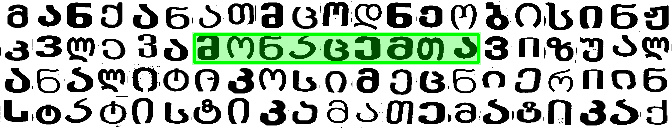
#> input picture collage_full_v_r1.png, 672 x 128 px; its folder holds 6 pictures in this run
$ jupyter execute --allow-errors georgian_letters_collage.ipynb
#> lines starting #> are read from the running program, lines starting #| are printed output that depends on the picture; after the words box and inside, x2 and y2 are one past the last pixel; in counts of white or black regions, pixels touching at a corner belong together
[cell 1]
import cv2
import os
import numpy as np
import random

[cell 2]
dir_name = "georgian_letters/"
#> (the rest of this cell did not finish here and is left out)

[cell 3]
def collage_by_string(string):
    letters_dict = {}
    string_collage = []

    for a in string:
        letters_dict[a] = []
        for d in dir_list:
            if a in d:
                letters_dict[a].append(cv2.imread(dir_name + d, cv2.IMREAD_GRAYSCALE))
        string_collage.append(random.choice(letters_dict[a]))

    return string_collage

# Iteration 1

[cell 4]
# მონაცემთა მეცნიერი = data scientist

str_1 = "მონაცემთა"
str_2 = "მეცნიერი"

#> (a cell that did not finish here is left out)

#> (a cell that did not finish here is left out)


[cell 7]
im_1 = cv2.imread("collage_str_1.png", cv2.IMREAD_GRAYSCALE)
im_2 = cv2.imread("collage_str_2.png", cv2.IMREAD_GRAYSCALE)

[cell 8]
# create a white rectangle 32x32

img = np.ones((32, 32), dtype = np.uint8)
white_im = 255 * img

white_im.shape

[cell 9]
# cv2.imwrite("white_space.png", white_im)

[cell 10]
# cv2.imwrite("collage_str_2+.png", np.hstack([white_im] + collage_by_string(str_2)))

#> (a cell that did not finish here is left out)


[cell 12]
im_collage = cv2.imread("collage_str_1&2.png", cv2.IMREAD_GRAYSCALE)
#> (the rest of this cell did not finish here and is left out)

[cell 13]
scale_rate = 3.5
# width = int(img.shape[1] * scale_rate)
# height = int(img.shape[0] * scale_rate)
# dim = (width, height)

# resize image
#> (the rest of this cell did not finish here and is left out)

#> (a cell that did not finish here is left out)

[cell 15]
# create a white rectangle 396 x 1584
img = np.ones((396, 1584), dtype = np.uint8)
white_rec = 255 * img

white_rec.shape

[cell 16]
(1584 - 1152) // 2

[cell 17]
(396 - 224) // 2

[cell 18]
# create a white rectangle 396 x 1584
img = np.ones((396, 1584), dtype = np.uint8)
white_rec = 255 * img

x_offset = 400
y_offset = 86

#> (the rest of this cell did not finish here and is left out)

# Iteration 2

to fill the whole rectangle with various letters / words, but to highlight the DATA SCIENTIST words
(to color 2 rectangles and its borders in two colors?)

## 2.1. Creating the mosaic of letters

[cell 19]
"მონაცემთა მეცნიერი" # data scientist +

"მონაცემთა ანალიტიკოსი" # data analyst
"მონაცემთა ვიზუალიზაცია" # data visualization +
"სტატისტიკური ანალიზი" # statistical analysis
"ანალიტიკა" # analytics
"სტატისტიკა" # statistics +
"მანქანათმცოდნეობა" # machine learning -
"მანქანათმცოდნეობის ინჟინერი" # machine learning engineer +
"კვლევა" # research +
"მათემატიკა" # mathematics +
"ინტელექტი" # intelligence
"ხელოვნური ინტელექტი" # artificial intelligence
"ქსელი" # network

[cell 20]
"""
მანქანათმცოდნეობისინჟ ინერი - machine learning engineer
კვლევამონაცემთავიზუალ იზაცია - research + data + visualization
ანალიტიკოსიმეცნიერიინ ტელექტი - analyst + scientist + intelligence
სტატისტიკამათემატიკაქ სელი - statistics + mathematics + network
"""
# 4x21

[cell 21]
georgian_mosaic = [
    "მანქანათმცოდნეობისინჟ",
    "კვლევამონაცემთავიზუალ",
    "ანალიტიკოსიმეცნიერიინ",
    "სტატისტიკამათემატიკაქ"
]

letters = {}

for s in georgian_mosaic:
    for a in s:
        if a not in letters.keys():
            letters[a] = 1
        else:
            letters[a] += 1

sorted(letters.items(), key=lambda x: -x[1])

[cell 22]
collage_list = []

#> (the rest of this cell did not finish here and is left out)

    collage_list.append(cv2.imread("collage_full_"+str(i)+".png", cv2.IMREAD_GRAYSCALE))

cv2.imwrite("collage_full_v.png", np.vstack(collage_list))

## 2.2. Adding highligth rectangles

[cell 23]
def drawing_rectangle_w_border(image_path, new_image_path, color, x, y, w, h, alpha, thickness):
    '''
    image_path -
    new_image_path -
    color - (B, G, R)
    x, y, w, h - Rectangle parameters
    alpha - Transparency factor
    thickness -
    '''
    mosaic_im = cv2.imread(image_path)

    # 1. Rectangle
    overlay = mosaic_im.copy()
    # A filled rectangle
    cv2.rectangle(overlay, (x, y), (x+w, y+h), color, -1)

    # Following line overlays transparent rectangle over the image
    mosaic_im_1 = cv2.addWeighted(overlay, alpha, mosaic_im, 1 - alpha, 0)

    # 2. Border
    start_point = (x + thickness, y + thickness)
    end_point = (x + w - thickness, y + h - thickness)
    mosaic_im_2 = cv2.rectangle(mosaic_im_1, start_point, end_point, color, thickness)

    cv2.imwrite(new_image_path, mosaic_im_2)

[cell 24]
# coordinates of 1st frame ("data"): (6x32, 1x32)
# coordinates of 2nd frame ("scientist"): (11x32, 2x32)

[cell 25]
step = 32

[cell 26]
# First rectangle: green for "data"

image_path = "collage_full_v.png"
new_image_path = "collage_full_v_r1.png"
color = (0, 255, 0)
x, y, w, h = 6*32, 1*32, 9*32, 1*32
alpha = 0.3
thickness = 2

#> (the rest of this cell did not finish here and is left out)

[cell 27]
# Second rectangle: yellow for "scientist"

image_path = "collage_full_v_r1.png"
new_image_path = "collage_full_v_r2.png"
color = (0, 222, 255)
x, y, w, h = 11*32, 2*32, 8*32, 1*32
alpha = 0.3
thickness = 2

drawing_rectangle_w_border(image_path, new_image_path, color, x, y, w, h, alpha, thickness)
#> call 2 of drawing_rectangle_w_border, with image_path = 'collage_full_v_r1.png', new_image_path = 'collage_full_v_r2.png', color = (0, 222, 255), x = 352, y = 64, w = 256, h = 32, alpha = 0.3
#> in drawing_rectangle_w_border, mosaic_im is the input picture: shape (128, 672, 3); mean B, G, R 173.1, 185.4, 173.1
#> in drawing_rectangle_w_border (call 2), `cv2.rectangle(overlay, (x, y), (x+w, y+h), color, -1)`:
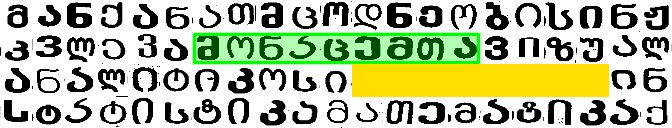
#> overlay: shape (128, 672, 3); 9.86% of pixels changed, all inside (x1, y1, x2, y2) = (352, 64, 609, 97)
#> in drawing_rectangle_w_border (call 2), `mosaic_im_1 = cv2.addWeighted(overlay, alpha, mosaic_im, 1 - alpha, 0)`:
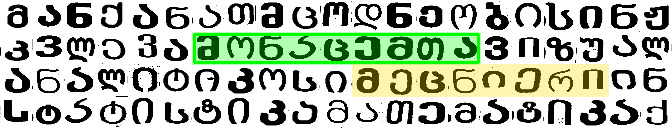
#> mosaic_im_1: shape (128, 672, 3); mean B, G, R 167.4, 186.3, 174.9

[cell 28]
# color wheel:
# https://www.colorspire.com/rgb-color-wheel/

# Green: RGB = (0, 255, 0)
# Yellow: RGB = (255, 255, 0)
# Light-Blue: RGB = (0, 127, 255)
# Orange: RGB = (255, 127, 0)

# RGB -> (B, G, R)

## 2.3 Cropping by the-background-photo size

[cell 29]
# 1584 (w) x 396 (h) pixels (recommended)

# https://www.linkedin.com/help/linkedin/answer/a568217/add-or-change-the-background-photo-on-your-profile

[cell 30]
collage_im = cv2.imread("collage_full_v_r2.png")
# [6 lines of commented-out code are left out]
resized = cv2.resize(collage_im, (1584, 396), interpolation = cv2.INTER_AREA)
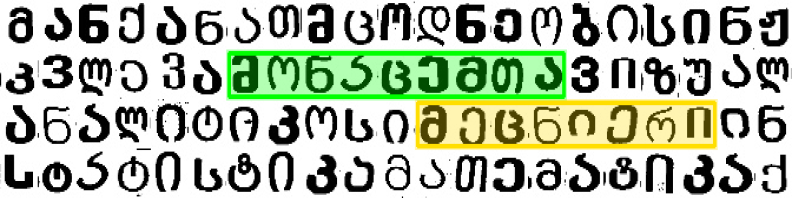
#> resized: shape (396, 1584, 3) (shown at 1/2 size); mean B, G, R 163.9, 185.9, 175
cv2.imwrite("collage_full_v_r2_resized.png", resized)
#> Out = True
